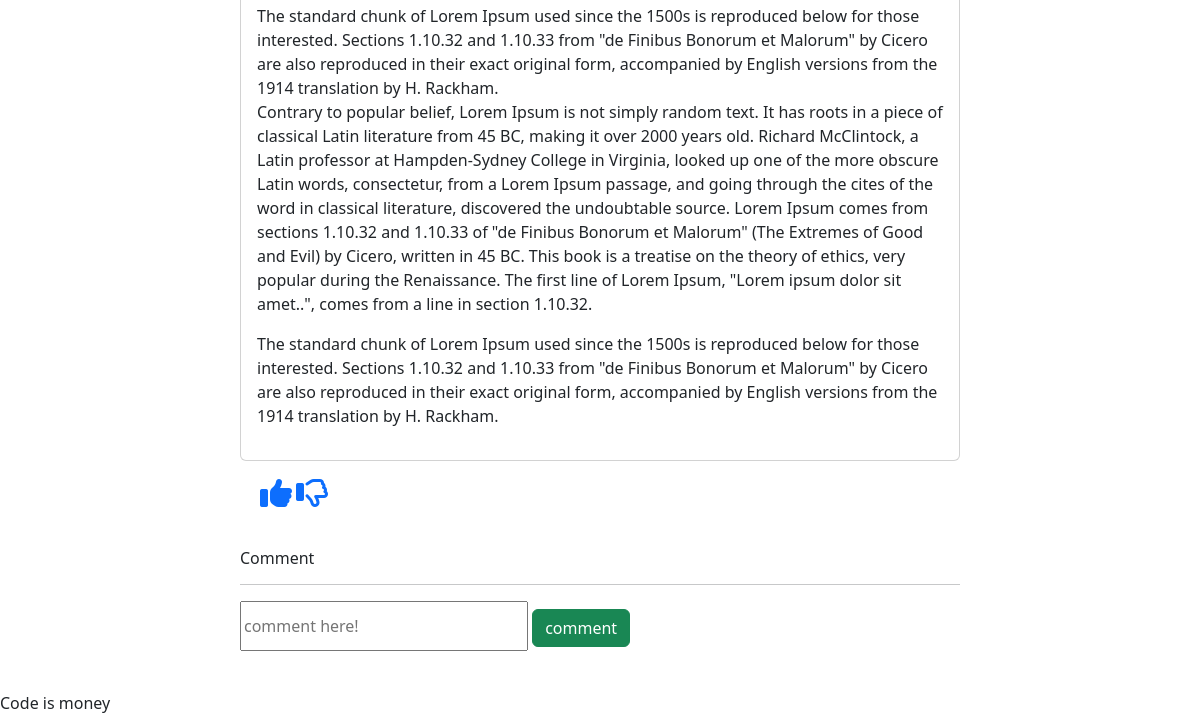
The page /blog/blog-details/Code-is-money-a474712e-0013-416a-bbcb-84dca325b9cb/ (signed in, lower part) on the database as committed earlier.
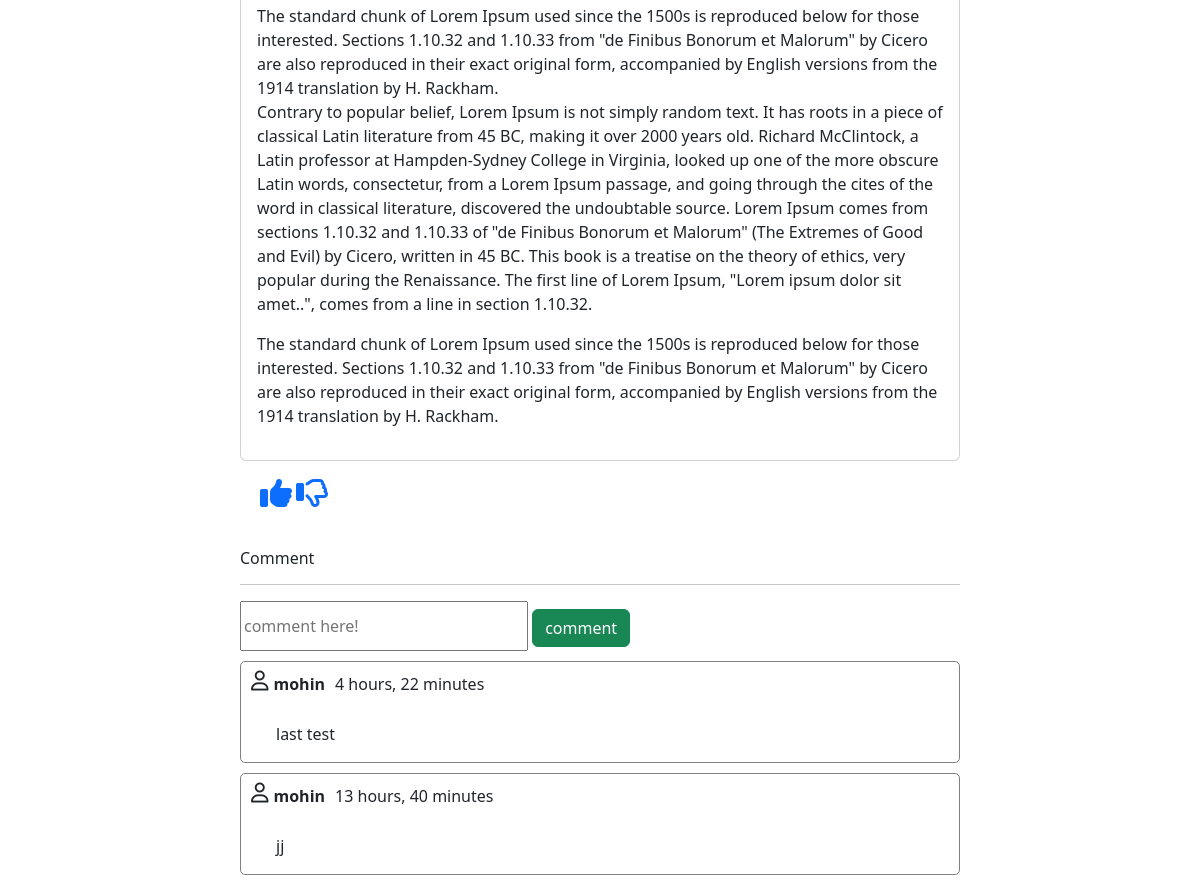
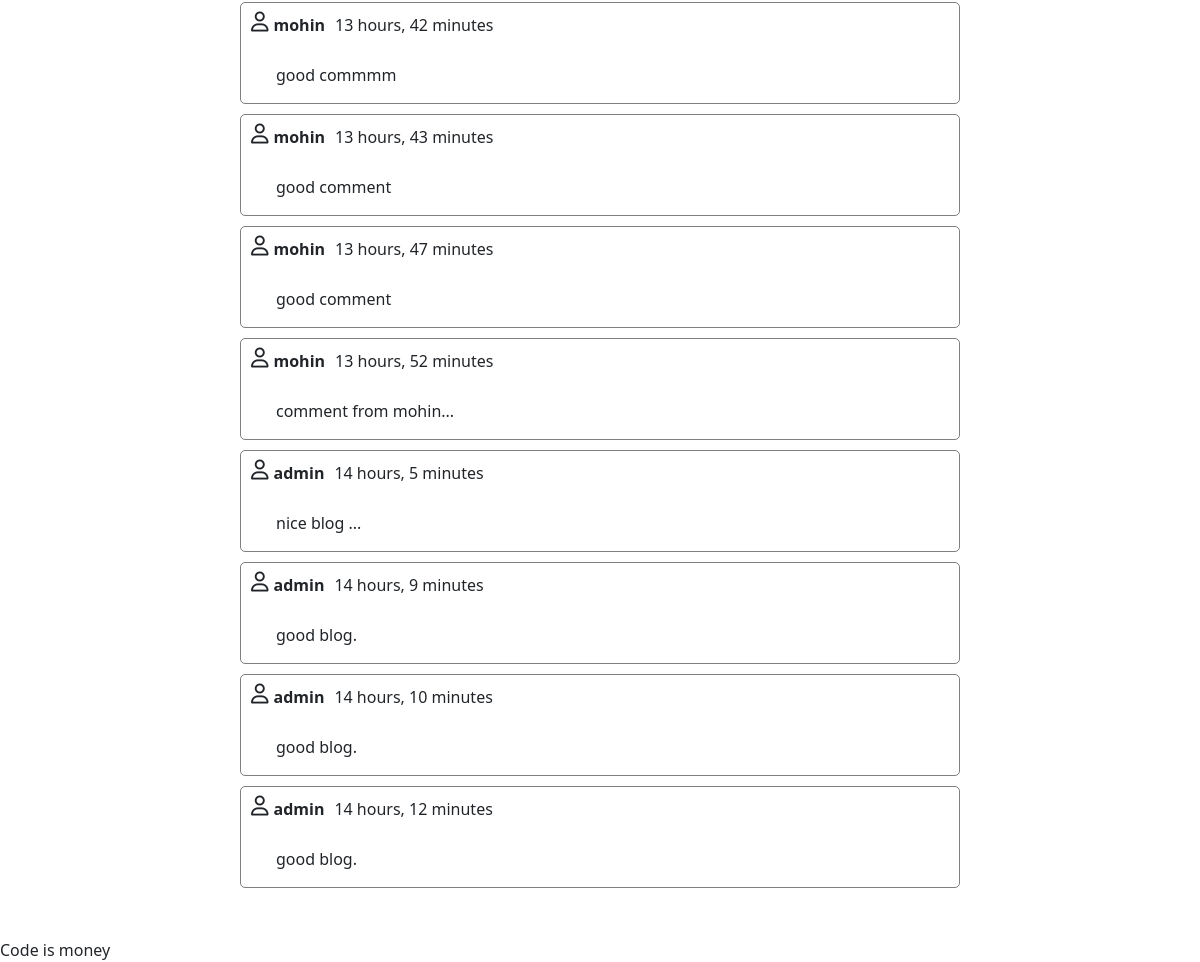
The same page on the database as committed later (2 pictures, top to bottom).
### blogApp/models.py (models this page shows, shortened)
class Blog(models.Model):
    author = models.ForeignKey(User, on_delete=models.CASCADE, related_name='post_author')
    blog_title = models.CharField(max_length=200, verbose_name='Enter a title')
    slug = models.SlugField(max_length=264, unique=True)
    blog_content = models.TextField()
    blog_image = models.ImageField(upload_to='blog_images/')
    publish_date = models.DateTimeField(auto_now_add=True)
    update_date = models.DateTimeField(auto_now=True)
    def get_comment(self):
        return self.blog_comment.all()
    class Meta:
        ordering = ['-update_date']

class Comment(models.Model):
    blog = models.ForeignKey(Blog, on_delete=models.CASCADE, related_name='blog_comment')
    user = models.ForeignKey(User, on_delete=models.CASCADE, related_name='user_comment')
    comment = models.TextField()
    comment_date = models.DateTimeField(auto_now_add=True)
    class Meta:
        ordering = ['-comment_date',]

### blogApp/views.py (the view)
# urls.py: path('blog-details/<slug:slug>/', views.blog_details, name='blog-details'),
def blog_details(request, slug):
    blog = Blog.objects.get(slug=slug)
    user = request.user
    already_liked = Like.objects.filter(blog=blog, user=user)
    if already_liked:
        liked_post = True
    else:
        liked_post = False
    return render(request, 'blogApp/blog_details.html', context={'blog': blog, 'liked_post': liked_post})

### templates/blogApp/blog_details.html (shortened to what this page needs)
{% extends 'base.html' %}
{% block main_block %}
    <div class="container col-8" style="padding: 40px">
        <div class="card">
            <div class="card-body">
                <p class="card-text">{{ blog.blog_content|linebreaks }}</p>
            </div>
        </div>
    <div style="display: flex;padding: 20px;justify-content: space-between;width: 15%">
        {% if not liked_post %}
       <a href="{% url 'blog_app:blog-like' blog.pk %}"><i class="fa-solid fa-thumbs-up fa-2xl"></i></a>
       <a href="{% url 'blog_app:blog-like' blog.pk %}"><i class="fa-regular fa-thumbs-down fa-2xl"></i></a>
        {% else %}
                   <a href="{% url 'blog_app:blog-unlike' blog.pk %}"><i class="fa-regular fa-thumbs-up fa-2xl"></i></a>
       <a href="{% url 'blog_app:blog-unlike' blog.pk %}"><i class="fa-solid fa-thumbs-down fa-2xl"></i></a>
     {% endif %}
    </div>
        <div>
            <br>
            <h6>Comment</h6>
            <hr>
            <form method="POST" action="{% url 'blog_app:blog-comment' blog_id=blog.pk %}">
                <input type="text" name="comment" placeholder="comment here!" style="height: 50px;width: 40%">
                <button type="submit" value="button" class="btn btn-success"> comment</button>
                <br>
            </form>
            {% for comment in blog.get_comment %}
                <div style="border: 1px solid gray ;border-radius: 5px; margin: 10px 0 10px 0">
                    <div class="col-8" style="display: flex;padding: 10px">
                        <i class="fa-regular fa-user fa-lg" style="margin-top: 8px;margin-right: 5px"></i>
                        <strong>{{ comment.user }}</strong>
                        <p style="margin-left: 10px">{{ comment.comment_date|timesince }}</p>
                    </div>
                    <p style="margin-left: 35px">{{ comment.comment }}</p>
                </div>
            {% endfor %}
        </div>
    </div>
    {{ blog.blog_title }}
{% endblock %}

### templates/base.html (shortened to what this page needs)
<!DOCTYPE html>
<html lang="en">
<head>
    <link href="https://cdn.jsdelivr.net/npm/bootstrap@5.3.2/dist/css/bootstrap.min.css" rel="stylesheet"
>
</head>
<body>
{% block main_block %}
{% endblock %}
</body>
</html>

Rows that differ between the two databases and show on the page:
added Comment: user "mohin", comment_date "4 hours, 22 minutes", comment "last test"
added Comment: user "mohin", comment_date "13 hours, 40 minutes", comment "jj"
added Comment: user "mohin", comment_date "13 hours, 42 minutes", comment "good commmm"
added Comment: user "mohin", comment_date "13 hours, 43 minutes", comment "good comment"
added Comment: user "mohin", comment_date "13 hours, 47 minutes", comment "good comment"
added Comment: user "mohin", comment_date "13 hours, 52 minutes", comment "comment from mohin..."
added Comment: user "admin", comment_date "14 hours, 5 minutes", comment "nice blog ..."
added Comment: user "admin", comment_date "14 hours, 9 minutes", comment "good blog."
added Comment: user "admin", comment_date "14 hours, 10 minutes", comment "good blog."
added Comment: user "admin", comment_date "14 hours, 12 minutes", comment "good blog."
